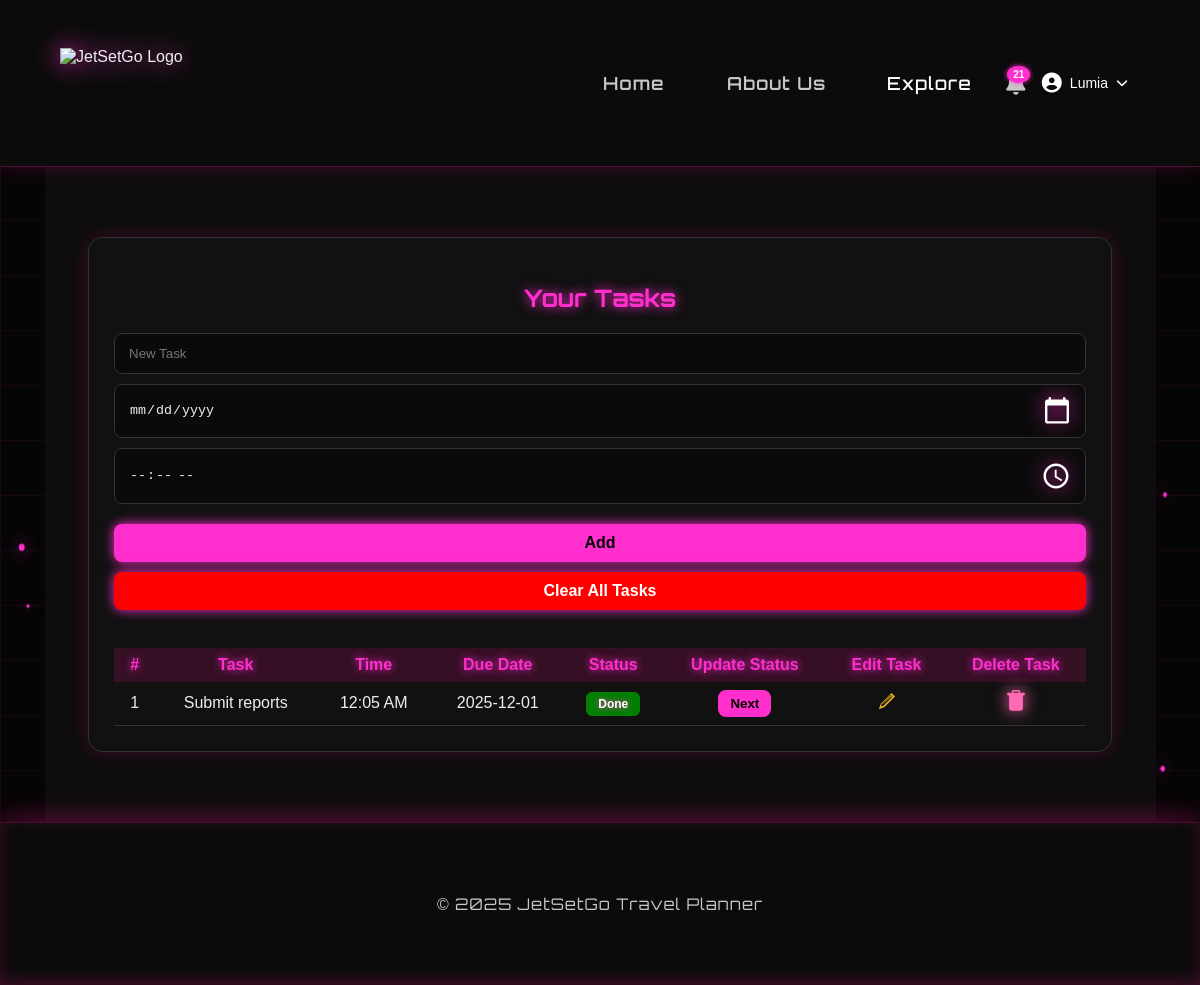
Screenshot of / (signed in) with the database file from the repository.
### app/models.py (models this page shows, shortened)
class Task(db.Model):
    __tablename__ = 'task'
    id = db.Column(db.Integer, primary_key=True)
    title = db.Column(db.String(100), nullable=False)
    due_date = db.Column(db.Date, nullable=True)
    due_time = db.Column(db.Time, nullable=True)
    status = db.Column(db.String(20), default="Pending")
    user_id = db.Column(db.Integer, db.ForeignKey('user.id'))
    due_today_notified = db.Column(db.Boolean, default=False)
    overdue_notified = db.Column(db.Boolean, default=False)

### app/routes/tasks.py (the view)
@tasks_bp.route("/")
def view_tasks():
    if 'user_id' not in session:
        flash("Please log in to view your tasks", "danger")
        return redirect(url_for('auth.login'))
    user_id = session['user_id']
    tasks = Task.query.filter_by(user_id=user_id).all()
    return render_template('tasks.html', tasks=tasks)

### app/templates/tasks.html (shortened to what this page needs)
{% extends 'base.html' %}
{% block content %}
<div class="task-box">
    <h2>Your Tasks</h2>
    <form id="taskForm" action="{{ url_for('tasks.add_task') }}" method="POST" class="task-form">
        <input type="text" name="title" placeholder="New Task" required>
        <input type="date" name="due_date" placeholder="Due Date" required>
        <input type="time" name="due_time" placeholder="Due Time" required>
        <button type="submit" class="btn">Add</button>
    </form>
    {% if tasks %}
    <form method="POST" action="{{ url_for('tasks.clear_tasks') }}">
        <button type="submit" class="btn btn-clear">Clear All Tasks</button>
    </form>
    <br>
    <table class="task-table">
        <thead>
            <tr>
                <th>#</th>
                <th>Task</th>
                <th>Time</th>
                <th>Due Date</th>
                <th>Status</th>
                <th>Update Status</th>
                <th>Edit Task</th>
                <th>Delete Task</th>
            </tr>
        </thead>
        <tbody>
            {% for task in tasks %}
            <tr>
                <td>{{ loop.index }}</td>
                <td>{{ task.title }}</td>
                <td>{{ task.due_time.strftime("%I:%M %p")}}</td>
                <td>{{ task.due_date }}</td>
                <td>
                    <span class="badge {{task.status|lower}}">{{ task.status }}</span>
                </td>
                <td class="action-cell">
                    <form action="{{ url_for('tasks.toggle_status', task_id = task.id) }}" method="POST">
                        <button class="btn-small" type="submit">Next</button>
                    </form>
                </td>
                <td class="action-cell">
                    <a href="{{ url_for('tasks.edit_task', task_id=task.id) }}" class="edit-icon" title="Edit Task">
                    </a>
                </td>
              <td class="action-cell">
    <a href="#" class="trash-link" title="Delete Task"
       onclick="event.preventDefault(); document.getElementById('delete-form-{{ task.id }}').submit();">
    </a>
</td>
            </tr>
            {% endfor %}
        </tbody>
    </table>
    {% else %}
        <p>No tasks yet. Add task above!</p>
    {% endif %}
</div>
{% endblock %}

### app/static/css/style.css (style rules this page uses)
:root { --bg-color: #000000; --text-color: #f2f2f2; --soft-text: #c7c7c7; --card-bg: rgba(10, 10, 10, 0.8); --border-color: #ff2ecc; --neon-pink: #ff2ecc; --neon-hover: #ff5be0; }
body { background: var(--bg-color); color: var(--text-color); font-family: "Inter", sans-serif; margin: 0; padding: 0; opacity: 0; animation: fadeIn 0.9s ease-out forwards; }
a { transition: opacity 0.3s ease; }
body::before { content: ""; position: fixed; top: 0; left: 0; width: 100%; height: 100%; background-image: linear-gradient(rgba(255, 20, 147, 0.08) 1px, transparent 1px), linear-gradient(90deg, rgba(255, 20, 147, 0.08) 1px, transparent 1px); background-size: 55px 55px; animation: gridMove 32s linear infinite; z-index: -3; pointer-events: none !important; }
input { width: 100%; padding: 12px 14px; border-radius: 8px; background: #0a0a0a; color: var(--text-color); border: 1px solid #333; box-sizing: border-box; transition: 0.2s ease; position: relative; z-index: 20; }
input[type="date"], input[type="time"] { appearance: auto; -webkit-appearance: auto; background: #0a0a0a; color: var(--text-color); border: 1px solid #333; padding: 12px 14px; border-radius: 8px; position: static; z-index: auto; }
.btn { width: 100%; padding: 12px 0; background: var(--neon-pink); color: #000; border: none; font-weight: 600; font-size: 16px; margin-top: 10px; border-radius: 8px; cursor: pointer; transition: 0.25s ease; box-shadow: 0 0 12px var(--neon-pink); position: relative; z-index: 20; }
.container h2 { color: var(--neon-pink); text-align: center; font-family: "Orbitron", sans-serif; text-shadow: 0 0 15px var(--neon-pink); margin-bottom: 40px; }
.badge { font-weight: 600; font-size: 12px; text-shadow: 0 0 6px var(--neon-pink); }
body { background: #050505; color: #eee; font-family: 'Poppins', sans-serif; }
.task-box { width: 90%; max-width: 1000px; margin: 40px auto; background: rgba(20, 20, 20, 0.7); padding: 25px; border-radius: 14px; backdrop-filter: blur(10px); border: 1px solid #333; box-shadow: 0 0 20px rgba(255, 0, 140, 0.2); }
.task-box h2 { text-align: center; margin-bottom: 20px; color: var(--neon-pink); text-shadow: 0 0 12px var(--neon-pink); }
.task-form input { width: 100%; padding: 12px 14px; border-radius: 8px; background: #0a0a0a; color: var(--text-color); border: 1px solid #333; margin-bottom: 10px; transition: 0.2s ease; }
input[type="date"], input[type="time"] { appearance: auto; -webkit-appearance: auto; position: static; z-index: auto; background: #0a0a0a; color: var(--text-color); }
.btn, .btn-small, .btn-clear { padding: 10px 18px; border: none; border-radius: 8px; background: var(--neon-pink); color: #000; cursor: pointer; font-weight: bold; transition: 0.2s ease; }
.btn-small { padding: 6px 12px; }
.btn-clear { background: red; color: white; }
.task-table { width: 100%; border-collapse: collapse; margin-top: 20px; }
.task-table th { background: rgba(255, 0, 140, 0.15); padding: 10px; color: var(--neon-pink); text-shadow: 0 0 8px var(--neon-pink); }
.task-table td { padding: 10px; border-bottom: 1px solid #333; }
.badge { padding: 5px 12px; border-radius: 6px; font-weight: bold; color: #fff; }
.badge.done { background: green; }
.edit-icon svg, .trash-btn svg { transition: 0.2s ease; }
.task-table tbody tr { animation: rowFadeIn 0.5s ease forwards; opacity: 0; animation-delay: calc(var(--i) * 0.12s); }
.task-table th, .task-table td { text-align: center; padding: 8px 12px; }

### app/templates/base.html (style rules this page uses)
:root { --bg-primary: #0d0d0d; --bg-secondary: #1a1a1a; }
body { background: var(--bg-primary); transition: background 0.4s ease; }
html, body { background: var(--bg-primary); }

### rows the page displays
Task: title "Submit reports", due_time "12:05 AM", due_date "2025-12-01", status "Done"

### other values shown
{{ session.get('user_name', 'User') }} "Lumia"
{{ 2025 }} "2025"
